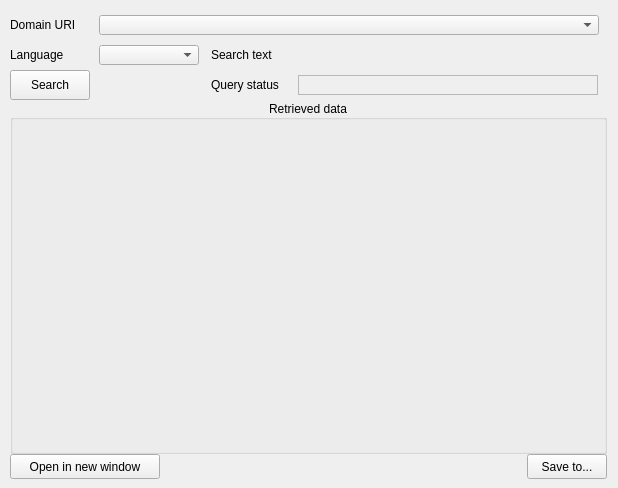
      <widget class="QWidget" name="GetClassificationDetails_tab">
       <attribute name="title">
        <string>Get Classification details</string>
       </attribute>
       <widget class="QWidget" name="layoutWidget_3">
        <property name="geometry">
         <rect>
          <x>10</x>
          <y>10</y>
          <width>599</width>
          <height>469</height>
         </rect>
        </property>
        <layout class="QGridLayout" name="gridLayout_4">
         <property name="sizeConstraint">
          <enum>QLayout::SetMinimumSize</enum>
         </property>
         <property name="leftMargin">
          <number>0</number>
         </property>
         <property name="topMargin">
          <number>0</number>
         </property>
         <property name="rightMargin">
          <number>0</number>
         </property>
         <property name="bottomMargin">
          <number>0</number>
         </property>
         <property name="spacing">
          <number>0</number>
         </property>
         <item row="4" column="3" alignment="Qt::AlignRight">
          <widget class="QPushButton" name="GetClassificationDetails_SaveTo_pushButton">
           <property name="minimumSize">
            <size>
             <width>80</width>
             <height>25</height>
            </size>
           </property>
           <property name="maximumSize">
            <size>
             <width>80</width>
             <height>25</height>
            </size>
           </property>
           <property name="text">
            <string>Save to...</string>
           </property>
          </widget>
         </item>
         <item row="0" column="0">
          <widget class="QLabel" name="GetClassificationDetails_DomainURI_label">
           <property name="minimumSize">
            <size>
             <width>85</width>
             <height>30</height>
            </size>
           </property>
           <property name="maximumSize">
            <size>
             <width>85</width>
             <height>30</height>
            </size>
           </property>
           <property name="text">
            <string>Domain URI</string>
           </property>
          </widget>
         </item>
         <item row="2" column="0">
          <widget class="QPushButton" name="GetClassificationDetails_Search_pushButton">
           <property name="minimumSize">
            <size>
             <width>80</width>
             <height>30</height>
            </size>
           </property>
           <property name="maximumSize">
            <size>
             <width>80</width>
             <height>30</height>
            </size>
           </property>
           <property name="text">
            <string>Search</string>
           </property>
          </widget>
         </item>
         <item row="1" column="0">
          <widget class="QLabel" name="GetClassificationDetails_DataStructure_label">
           <property name="minimumSize">
            <size>
             <width>80</width>
             <height>30</height>
            </size>
           </property>
           <property name="maximumSize">
            <size>
             <width>80</width>
             <height>30</height>
            </size>
           </property>
           <property name="text">
            <string>Language</string>
           </property>
           <property name="wordWrap">
            <bool>true</bool>
           </property>
          </widget>
         </item>
         <item row="4" column="0" colspan="2" alignment="Qt::AlignLeft">
          <widget class="QPushButton" name="GetClassificationDetails_OpenInNewWindow_pushButton">
           <property name="minimumSize">
            <size>
             <width>150</width>
             <height>25</height>
            </size>
           </property>
           <property name="maximumSize">
            <size>
             <width>150</width>
             <height>25</height>
            </size>
           </property>
           <property name="text">
            <string>Open in new window</string>
           </property>
          </widget>
         </item>
         <item row="0" column="1" colspan="3">
          <widget class="QComboBox" name="GetClassificationDetails_DomainURI_comboBox">
           <property name="minimumSize">
            <size>
             <width>500</width>
             <height>20</height>
            </size>
           </property>
           <property name="maximumSize">
            <size>
             <width>500</width>
             <height>20</height>
            </size>
           </property>
          </widget>
         </item>
         <item row="2" column="2">
          <widget class="QLabel" name="GetClassificationDetails_QuerryStatus_label">
           <property name="enabled">
            <bool>true</bool>
           </property>
           <property name="minimumSize">
            <size>
             <width>80</width>
             <height>30</height>
            </size>
           </property>
           <property name="maximumSize">
            <size>
             <width>80</width>
             <height>30</height>
            </size>
           </property>
           <property name="text">
            <string>Query status</string>
           </property>
          </widget>
         </item>
         <item row="3" column="0" colspan="4">
          <widget class="QGroupBox" name="GetClassificationDetails_JSONViewerHolder_groupBox">
           <property name="minimumSize">
            <size>
             <width>597</width>
             <height>301</height>
            </size>
           </property>
           <property name="font">
            <font>
             <pointsize>9</pointsize>
             <bold>false</bold>
             <underline>false</underline>
            </font>
           </property>
           <property name="title">
            <string>Retrieved data</string>
           </property>
           <property name="alignment">
            <set>Qt::AlignCenter</set>
           </property>
           <layout class="QHBoxLayout" name="horizontalLayout_5">
            <item>
             <widget class="QWidget" name="GetClassificationDetails_JSONViewerHolder_widget" native="true">
              <property name="minimumSize">
               <size>
                <width>597</width>
                <height>301</height>
               </size>
              </property>
             </widget>
            </item>
           </layout>
          </widget>
         </item>
         <item row="1" column="1">
          <widget class="QComboBox" name="GetClassificationDetails_DataStructure_comboBox">
           <property name="minimumSize">
            <size>
             <width>100</width>
             <height>20</height>
            </size>
           </property>
           <property name="maximumSize">
            <size>
             <width>100</width>
             <height>20</height>
            </size>
           </property>
           <property name="maxVisibleItems">
            <number>2</number>
           </property>
           <property name="maxCount">
            <number>2</number>
           </property>
          </widget>
         </item>
         <item row="2" column="3">
          <widget class="QLabel" name="GetClassificationDetails_QuerryStatusResult_label">
           <property name="minimumSize">
            <size>
             <width>300</width>
             <height>20</height>
            </size>
           </property>
           <property name="maximumSize">
            <size>
             <width>150</width>
             <height>20</height>
            </size>
           </property>
           <property name="autoFillBackground">
            <bool>false</bool>
           </property>
           <property name="styleSheet">
            <string notr="true"/>
           </property>
           <property name="frameShape">
            <enum>QFrame::StyledPanel</enum>
           </property>
           <property name="frameShadow">
            <enum>QFrame::Sunken</enum>
           </property>
           <property name="text">
            <string/>
           </property>
          </widget>
         </item>
         <item row="1" column="2">
          <widget class="QLabel" name="GetClassificationDetails_DataStructure_label_2">
           <property name="minimumSize">
            <size>
             <width>80</width>
             <height>30</height>
            </size>
           </property>
           <property name="maximumSize">
            <size>
             <width>80</width>
             <height>30</height>
            </size>
           </property>
           <property name="text">
            <string>Search text</string>
           </property>
           <property name="wordWrap">
            <bool>true</bool>
           </property>
          </widget>
         </item>
        </layout>
       </widget>
      </widget>
